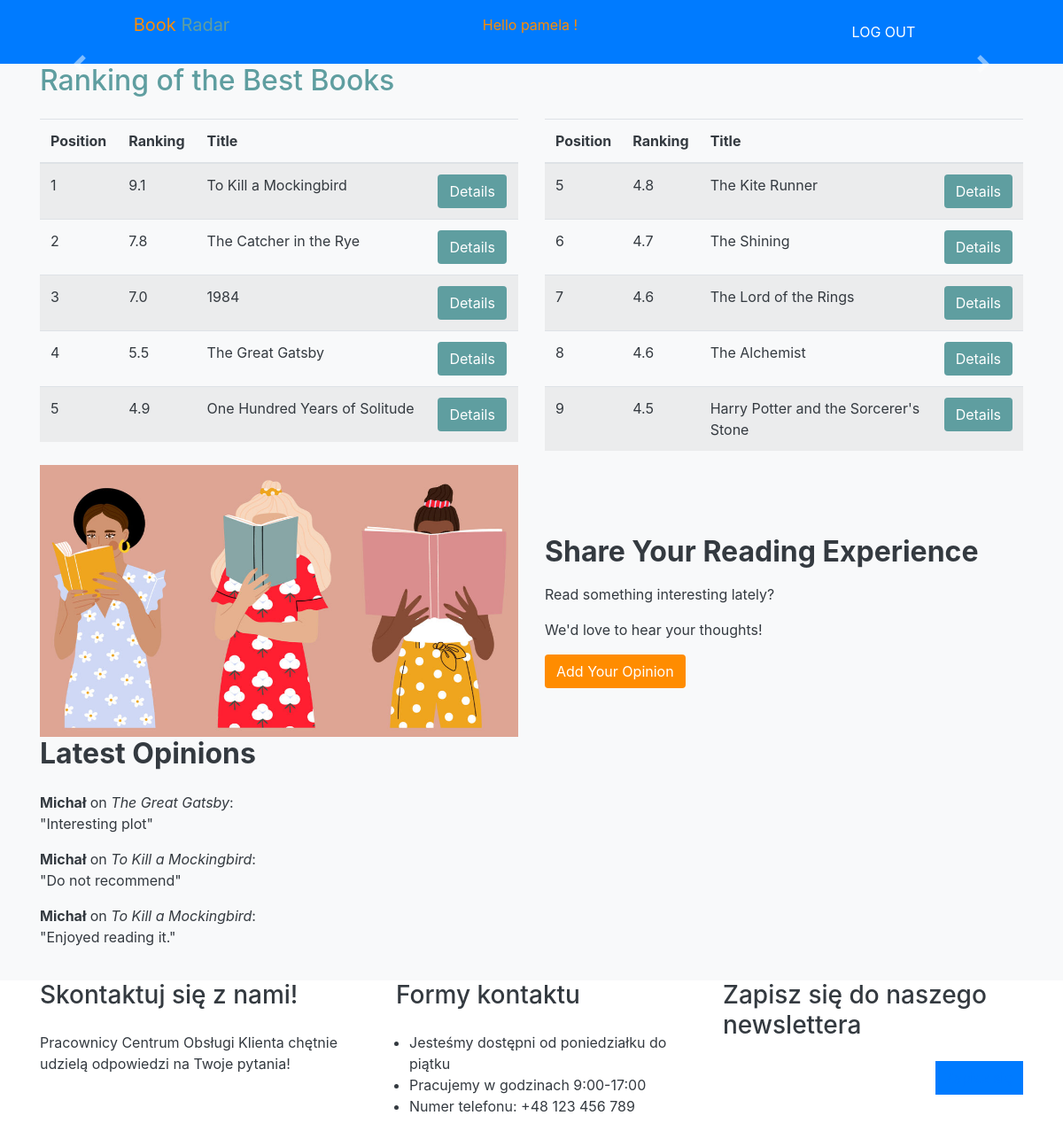
The app's page / (signed in) with its own data.
### BookRadar/models.py (models this page shows)
class Book(models.Model):
    title = models.CharField(max_length=64)
    author = models.CharField(max_length=64)
    publisher = models.CharField(max_length=64, null=True)
    year = models.IntegerField(null=True)
    ranking = models.DecimalField(max_digits=3, decimal_places=1, null=True)

class Review(models.Model):
    user = models.ForeignKey(User, on_delete=models.CASCADE)
    book = models.ForeignKey(Book, on_delete=models.CASCADE)
    comment = models.TextField()
    created = models.DateTimeField(auto_now_add=True)

### BookRadar/views.py (the view)
# urls.py: path('', views.IndexView.as_view(), name='index'),
class IndexView(View):
    def get(self, request):
        carousel_books = list(Book.objects.all())
        random.shuffle(carousel_books)
        carousel_books = carousel_books[:3]
        books  = Book.objects.all()
        best_books = books.order_by('-ranking')[:10]
        reviews = Review.objects.all().order_by('-created')[:3]
        ctx = {'carousel_books':carousel_books, 'best_books':best_books, 'reviews':reviews}
        return render(request, 'index.html', ctx)

### templates/index.html (shortened to what this page needs)
{% load static %}
<!DOCTYPE html>
<html lang="en">
<head>
    <link rel="stylesheet" href="https://stackpath.bootstrapcdn.com/bootstrap/4.1.3/css/bootstrap.min.css"
>
    <link rel="stylesheet" href="{% static "css/style.css" %}">
</head>
<body>
    <header class="page-header" style="background-color: white">
        <nav class="navbar navbar-expand-lg justify-content-around">
            <p class="navbar-brand main-logo">
                <span style="color: darkorange;">Book</span> <span style="color: cadetblue">Radar</span>
            </p>
            {% if user.is_authenticated %}
                <p style="color: darkorange">Hello {{ user.username }} !</p>
                <ul class="nav nounderline text-uppercase">
                    <li class="nav-item ml-4">
                        <a class="nav-link color-header" href="{% url 'logout' %}">log out</a>
                    </li>
                </ul>
            {% endif %}
        </nav>
    </header>
    <section class="padding-large bg-light" style="background: url('{% static 'images/back.jpg' %}') center/cover fixed no-repeat; background-size: cover;">
      <div id="carouselExampleControls" class="carousel slide main-slider" data-ride="carousel">
        <a class="carousel-control-prev" href="#carouselExampleControls" role="button" data-slide="prev">
          <span class="carousel-control-prev-icon" aria-hidden="true"></span>
        </a>
        <a class="carousel-control-next" href="#carouselExampleControls" role="button" data-slide="next">
          <span class="carousel-control-next-icon" aria-hidden="true"></span>
        </a>
      </div>
    </section>
    <section class="section-more padding-small">
        <div class="container">
            <h2 class="pb-3" style="color: cadetblue">Ranking of the Best Books</h2>
            <div class="row">
                <div class="col-md-6">
                    <table class="table table-striped">
                        <thead>
                            <tr>
                                <th>Position</th>
                                <th>Ranking</th>
                                <th>Title</th>
                                <th></th>
                            </tr>
                        </thead>
                        <tbody>
                            {% for book in best_books|slice:":5" %}
                                <tr>
                                    <td>{{ forloop.counter }}</td>
                                    <td>{{ book.ranking }}</td>
                                    <td>{{ book.title }}</td>
                                    <td>
                                        <button class="btn" style="background-color: cadetblue">
                                            <a href="#" style="color: white">Details</a>
                                        </button>
                                    </td>
                                </tr>
                            {% endfor %}
                        </tbody>
                    </table>
                </div>
                <div class="col-md-6">
                    <table class="table table-striped">
                        <thead>
                            <tr>
                                <th>Position</th>
                                <th>Ranking</th>
                                <th>Title</th>
                                <th></th>
                            </tr>
                        </thead>
                        <tbody>
                            {% for book in best_books|slice:"5:" %}
                                <tr>
                                    <td>{{ forloop.counter0|add:5 }}</td>
                                    <td>{{ book.ranking }}</td>
                                    <td>{{ book.title }}</td>
                                    <td>
                                        <button class="btn" style="background-color: cadetblue">
                                            <a href="#" style="color: white">Details</a>
                                        </button>
                                    </td>
                                </tr>
                            {% endfor %}
                        </tbody>
                    </table>
                </div>
            </div>
        </div>
    </section>
    <section class="padding-small details bg-light">
        <div class="container">
            <div class="row align-items-center">
                <div class="col-md-6">
                    <div class="text-center">
                        <img src="{% static 'images/opinion.jpg' %}" class="img-fluid" alt="Book Opinion Image">
                    </div>
                </div>
                <div class="col-md-6">
                    <div class="text-center text-md-left mt-4">
                        <h2 class="font-weight-bold mb-3">Share Your Reading Experience</h2>
                        <p>Read something interesting lately?</p>
                        <p>We'd love to hear your thoughts!</p>
                        <a href="add_opinion" class="btn" style="background-color: darkorange; color: white">Add Your Opinion</a>
                    </div>
                </div>
            </div>
        </div>
    </section>
    <section class="newsletter-section padding-small">
        <div class="container">
            <h2 class="font-weight-bold mb-4">Latest Opinions</h2>
            <ul class="list-unstyled">
                {% for review in reviews %}
                    <li class="mb-3">
                        <span class="font-weight-bold">{{ review.user.username }}</span>
                        on
                        <span class="font-italic">{{ review.book.title }}</span>:
                        <br>
                        "{{ review.comment }}"
                    </li>
                {% endfor %}
            </ul>
        </div>
    </section>
    <section class="padding-medium story bg-light" id="about">
        <div class="container d-flex justify-content-center align-items-center">
            <div class="row">
                <div class="col-4 mr-4">
                </div>
                <div class="col-7 ml-4">
                <h1 class="pb-1"></h1>
            </div>
        </div>
    </div>
</section>
<section class="last-info-section padding-small" id="contact">
    <div class="container">
        <div class="row">
            <div class="col">
                <h3 class="mb-4">Skontaktuj się z nami!</h3>
                <p>Pracownicy Centrum Obsługi Klienta chętnie udzielą odpowiedzi na Twoje pytania!</p>
            </div>
            <div class="col pl-4 ml-4">
                <h3 class="mb-4">Formy kontaktu</h3>
                <ul class="container">
                    <li>Jesteśmy dostępni od poniedziałku do piątku</li>
                    <li>Pracujemy w godzinach 9:00-17:00</li>
                    <li>Numer telefonu: +48 123 456 789</li>
                </ul>
            </div>
            <div class="col">
                <h3 class="mb-4">Zapisz się do naszego newslettera</h3>
                <div class="input-group mb-3">
                    <input type="text" class="form-control border-0 rounded-0" placeholder=""
                        aria-label="Recipient's username" aria-describedby="basic-addon2">
                    <div class="input-group-append">
                        <button class="input-group-text btn-color border-0 rounded-0" type="submit" id="basic-addon2"><a
                                href="index.html">Zapisz się</a></button>
                    </div>
                </div>
                <div class="container d-flex-row">
                    <a href="https://www.facebook.com/ZaplanujJedzonko">
                    </a>
                    <a href="https://twitter.com/ZaplanujJedzonko">
                    </a>
                </div>
            </div>
        </div>
    </div>
</section>
</body>
</html>

### BookRadar/static/css/style.css (style rules this page uses)
.page-header { background-color: white; }
body { background-color: #f8f9fa; color: #343a40; }
.navbar { background-color: #007bff; }
.navbar-brand, .nav-link { color: #ffffff !important; }
.main-slider, .details, .story, .last-info-section, .footer-section { background-color: #ffffff; color: #343a40; }
.btn-color { background-color: #007bff; color: #ffffff; }
.newsletter-section, .section-more { background-color: #f8f9fa; }

### records on screen
Book: ranking "9.1", title "To Kill a Mockingbird"
Book: ranking "7.8", title "The Catcher in the Rye"
Book: ranking "7.0", title "1984"
Book: ranking "5.5", title "The Great Gatsby"
Book: ranking "4.9", title "One Hundred Years of Solitude"
Book: ranking "4.8", title "The Kite Runner"
Book: ranking "4.7", title "The Shining"
Book: ranking "4.6", title "The Lord of the Rings"
Book: ranking "4.6", title "The Alchemist"
Book: ranking "4.5", title "Harry Potter and the Sorcerer's Stone"
Review: user.username "Michał", book "The Great Gatsby", comment "Interesting plot"
Review: user.username "Michał", book "To Kill a Mockingbird", comment "Do not recommend"
Review: user.username "Michał", book "To Kill a Mockingbird", comment "Enjoyed reading it."

### other values on screen
{{ user.username }} "pamela"
